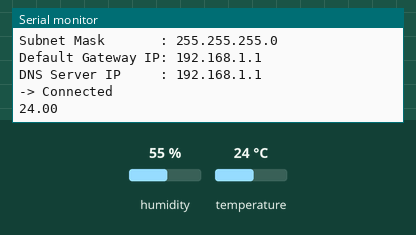
This sketch was run on a simulated Arduino Uno, built with avr-gcc and run on an emulated ATmega328P. On the bench: the last lines printed to the serial monitor. The test bench sets the inputs (shaded band); at power-on: temperature 24 °C, humidity 55 %. WiFi joins after 1.5 s; servers stay silent unless stated.

Above: at 1.2 s.
1.3 s: temperature set to 12 °C
At 6.8 s:
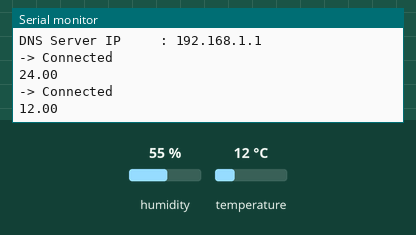
7.6 s: temperature set to 19 °C
At 11.1 s:
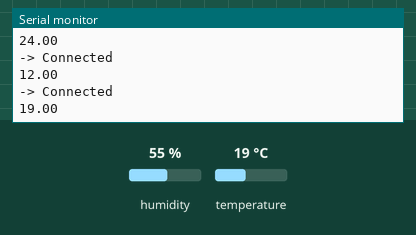
Timing chart, 0 to 12.6 s (numbered marks = the images above; inputs shaded):
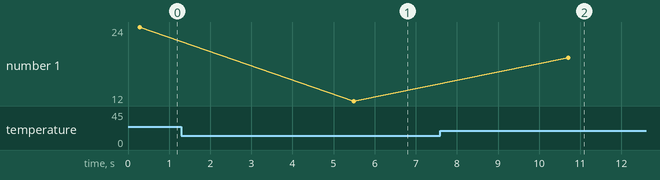

The sketch:

DHT22_sensor_ethernet.ino
```cpp
#include <UIPEthernet.h>
#include "DHT.h" // DHT sensor libraries
#define DEBUG
#define DHTPIN   2 // DHT sensor pin
#define DHTTYPE DHT22 // This sensor is a DHT22, other models can be defined here.

// Ethernet MAC address
byte mac[] = { 0x54, 0x34, 0x41, 0x30, 0x30, 0x31 };

DHT dht(DHTPIN, DHTTYPE); // Set up DHT using given information

EthernetClient client;
char server[] = "00.00.42.70"; // Data server IP (Replace with actual IP)
int  interval = 5000; // Dump delay
IPAddress myIP(192,168,0,21); // Arduino IP static

void setup() {
  Ethernet.begin(mac,myIP);
  dht.begin();

 #ifdef DEBUG
  Serial.begin(9600);
  Serial.print("IP Address        : ");
  Serial.println(Ethernet.localIP());
  Serial.print("Subnet Mask       : ");
  Serial.println(Ethernet.subnetMask());
  Serial.print("Default Gateway IP: ");
  Serial.println(Ethernet.gatewayIP());
  Serial.print("DNS Server IP     : ");
  Serial.println(Ethernet.dnsServerIP());
 #endif
}

void loop() {
  if (client.connect(server, 80)) {
    #ifdef DEBUG
    Serial.println("-> Connected");
    #endif

    // Read DHT22 sensor data
    //float h = dht.readHumidity();
    float t = dht.readTemperature();

    // Make a HTTP request:
    client.print( "GET /add_data.php?");
    client.print("serial=");
    client.print( "288884820500006X" );
    client.print("&&");
    client.print("temperature=");
    client.print(t);
    client.println( " HTTP/1.1");
    client.print( "Host: " );
    client.println(server);
    client.println( "Connection: close" );
    client.println();
    client.println();
    client.stop();

    #ifdef DEBUG
    Serial.println(t);
    #endif
  }
  else {
    #ifdef DEBUG
    Serial.println("--> connection failed/n");
    #endif
  }

  delay(interval);
}
```

Measured:
- after the input at 1.3 s, the serial monitor: prints a new line after 4.2 s (image 1)
- after the input at 7.6 s, the serial monitor: prints a new line after 3.1 s (image 2)
- plotted number 1: 24 → 12 after the input at 1.3 s, 12 → 19 after the input at 7.6 s
